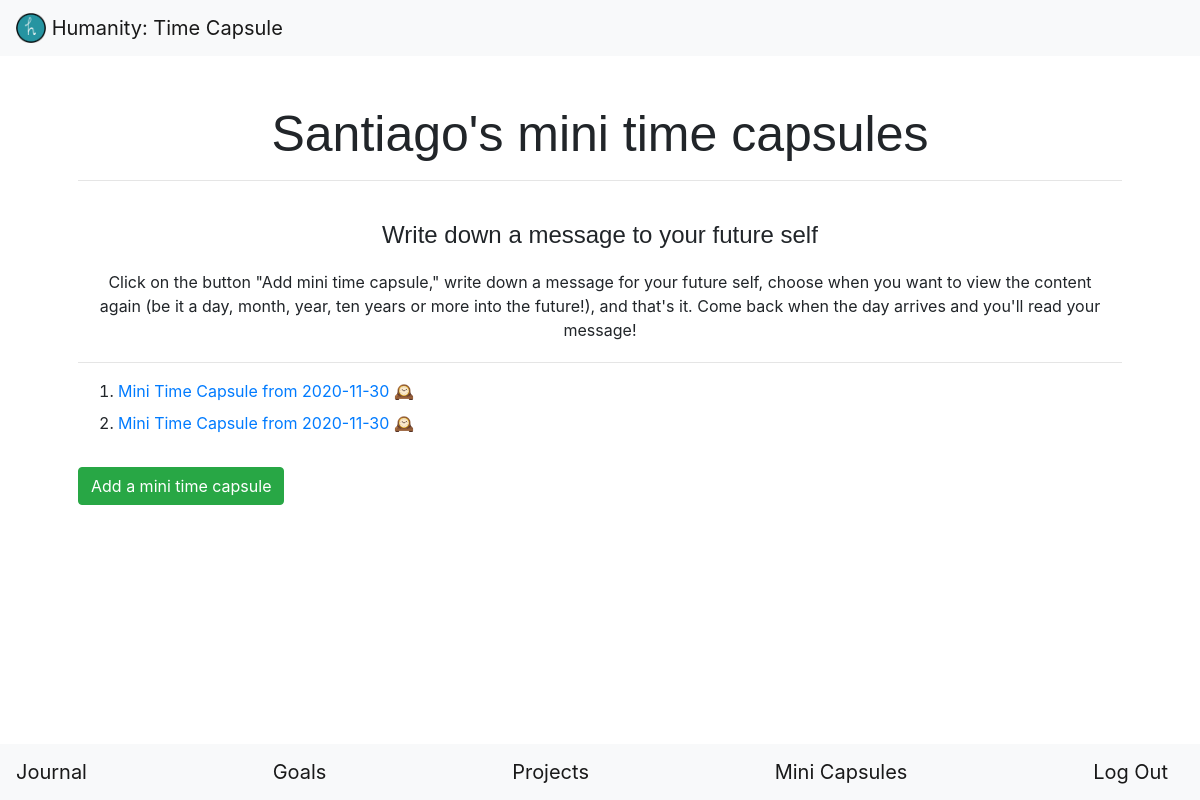
Page /minicapsule/ (signed in) on the earlier database version.
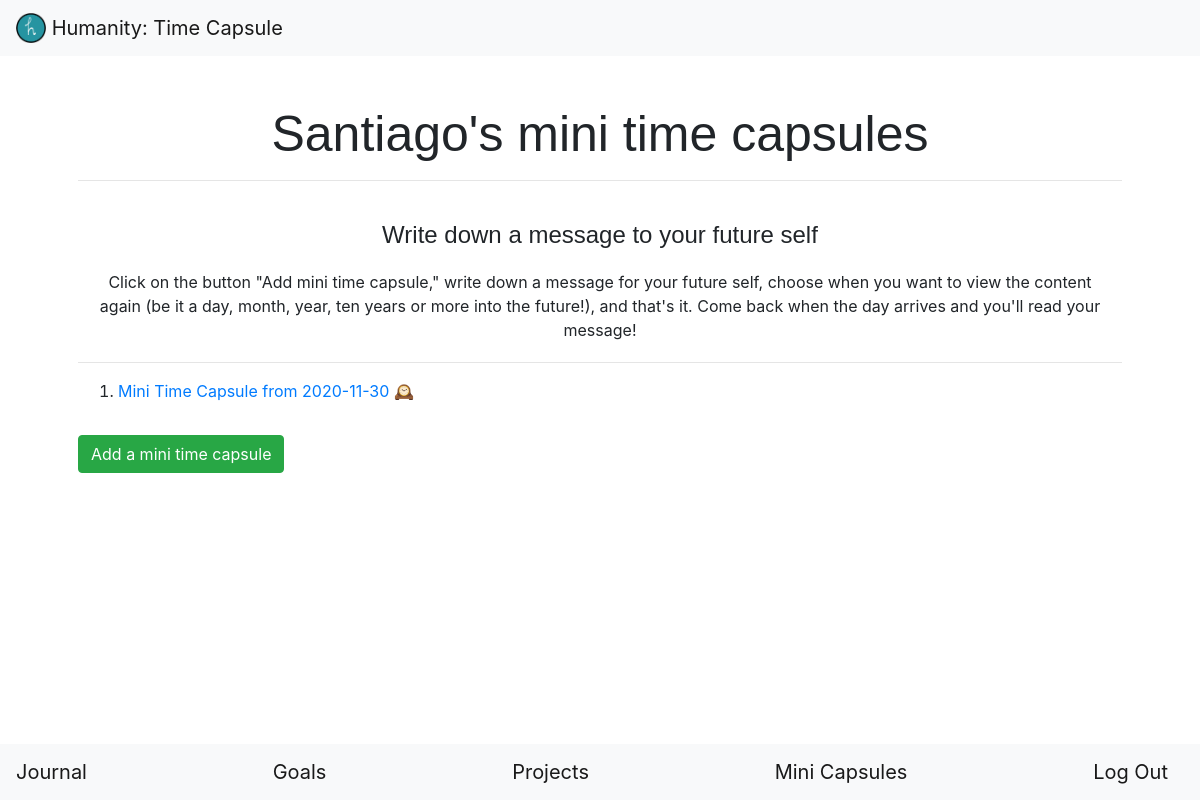
Same page on the later database version.
### capsule/models.py (models this page shows)
class MiniCapsule(models.Model):
    user_id = models.IntegerField()
    content = models.TextField()
    date_added = models.DateField(auto_now_add=True)
    time = models.DateField()
    created = models.DateTimeField(auto_now_add=True, auto_now=False)
    class Meta:
        ordering = ('-created',)
    def __str__(self):
        return f'Mini Time Capsule from {self.date_added}'

### capsule/views.py (the view, shortened to what this page needs)
# urls.py: path('minicapsule/', views.mini_capsule, name='mini_capsule'),
@login_required
def mini_capsule(request):
    capsules = MiniCapsule.objects.filter(user_id=request.user.pk)
    today = date.today()
    day, month, year = int(today.strftime('%Y')), int(today.strftime('%m')), int(today.strftime('%d'))
    unlocked = []
    for capsule in capsules:
        if year > int(capsule.time.year):
            unlocked.append(capsule)
        else:
            if month > int(capsule.time.month):
                unlocked.append(capsule)
            elif month == int(capsule.time.month) and day >= int(capsule.time.day):
                unlocked.append(capsule)
    return render(request, 'capsule/mini.html', {
        'capsules': unlocked,
        'form': addMiniCapsule()
    })

### capsule/templates/capsule/mini.html (shortened to what this page needs)
{% extends "capsule/layout.html" %}
{% load crispy_forms_tags %}
{% block pageHeader %}
    <h1>{{ user.first_name }}'s mini time capsules</h1>
{% endblock %}
{% block body %}
    <h4> Write down a message to your future self</h4>
    <p class="general_info">
        Click on the button "Add mini time capsule," write down a message for your future self, choose when
        you want to view the content again (be it a day, month, year, ten years or more into the future!), and
        that's it. Come back when the day arrives and you'll read your message!
    </p>
    <hr>
    {% if capsules %}
        <ol>
            {% for capsule in capsules %}
                <li class="my-2">
                    <a href="{% url 'capsule:view_capsule' capsule.pk %}">{{ capsule }} &#128368;</a>
                </li>
            {% endfor %}
        </ol>
    {% endif %}
    <button type="button" class="btn btn-success my-3" data-toggle="modal" data-target="#addCapsule">
        Add a mini time capsule
    </button>
{% endblock %}

Differences in the rows shown:
removed MiniCapsule: date_added "Mini Time Capsule from 2020-11-30"
